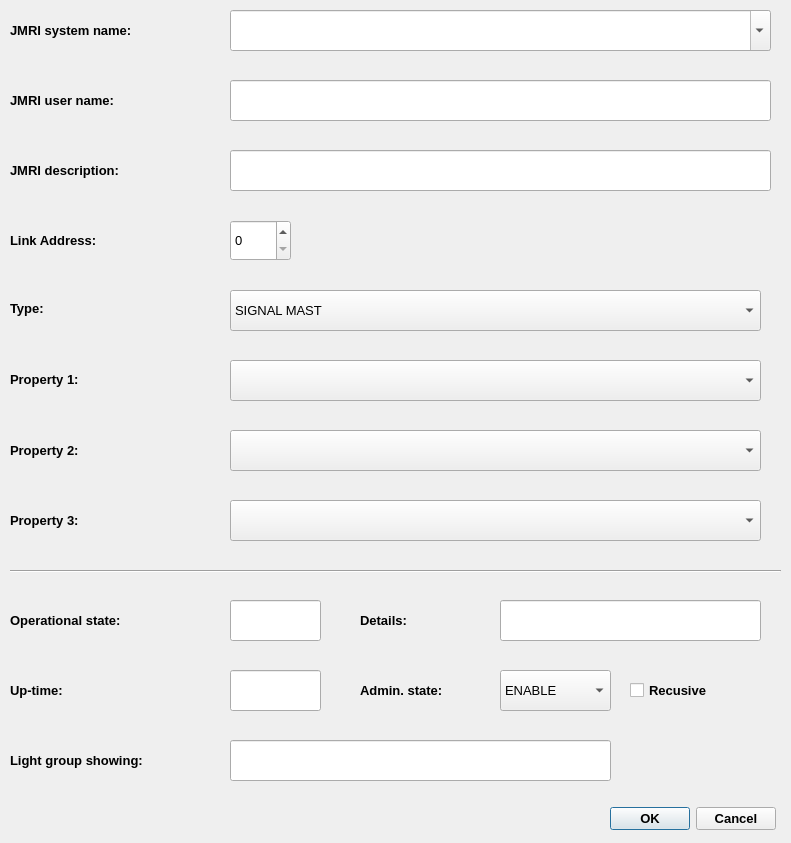
<?xml version="1.0" encoding="UTF-8"?>
<ui version="4.0">
 <class>lgDialog</class>
 <widget class="QDialog" name="lgDialog">
  <property name="geometry">
   <rect>
    <x>0</x>
    <y>0</y>
    <width>791</width>
    <height>843</height>
   </rect>
  </property>
  <property name="windowTitle">
   <string>Light group</string>
  </property>
  <property name="windowIcon">
   <iconset>
    <normaloff>../icons/traffic-light.png</normaloff>../icons/traffic-light.png</iconset>
  </property>
  <widget class="QComboBox" name="adminStateComboBox">
   <property name="geometry">
    <rect>
     <x>500</x>
     <y>670</y>
     <width>111</width>
     <height>41</height>
    </rect>
   </property>
   <property name="font">
    <font>
     <pointsize>10</pointsize>
    </font>
   </property>
   <property name="whatsThis">
    <string>&lt;html&gt;&lt;head/&gt;&lt;body&gt;&lt;p&gt;Ligh group administrative state [ENABLE | DISABLE]&lt;/p&gt;&lt;/body&gt;&lt;/html&gt;</string>
   </property>
   <item>
    <property name="text">
     <string>ENABLE</string>
    </property>
   </item>
   <item>
    <property name="text">
     <string>DISABLE</string>
    </property>
   </item>
  </widget>
  <widget class="QLabel" name="adminStateLabel">
   <property name="geometry">
    <rect>
     <x>360</x>
     <y>670</y>
     <width>141</width>
     <height>41</height>
    </rect>
   </property>
   <property name="font">
    <font>
     <pointsize>10</pointsize>
     <weight>75</weight>
     <bold>true</bold>
    </font>
   </property>
   <property name="whatsThis">
    <string>&lt;html&gt;&lt;head/&gt;&lt;body&gt;&lt;p&gt;Ligh group administrative state [ENABLE | DISABLE]&lt;/p&gt;&lt;/body&gt;&lt;/html&gt;</string>
   </property>
   <property name="text">
    <string>Admin. state:</string>
   </property>
   <property name="wordWrap">
    <bool>true</bool>
   </property>
  </widget>
  <widget class="QLabel" name="operationalStateLabel">
   <property name="geometry">
    <rect>
     <x>10</x>
     <y>600</y>
     <width>221</width>
     <height>41</height>
    </rect>
   </property>
   <property name="font">
    <font>
     <pointsize>10</pointsize>
     <weight>75</weight>
     <bold>true</bold>
    </font>
   </property>
   <property name="whatsThis">
    <string>&lt;html&gt;&lt;head/&gt;&lt;body&gt;&lt;p&gt;Light group operational state sumary [AVAIL | UNAVAIL]&lt;/p&gt;&lt;/body&gt;&lt;/html&gt;</string>
   </property>
   <property name="text">
    <string>Operational state:</string>
   </property>
   <property name="wordWrap">
    <bool>true</bool>
   </property>
  </widget>
  <widget class="QLineEdit" name="opStateSummaryLineEdit">
   <property name="geometry">
    <rect>
     <x>230</x>
     <y>600</y>
     <width>91</width>
     <height>41</height>
    </rect>
   </property>
   <property name="font">
    <font>
     <pointsize>10</pointsize>
    </font>
   </property>
   <property name="whatsThis">
    <string>&lt;html&gt;&lt;head/&gt;&lt;body&gt;&lt;p&gt;Light group operational state sumary [AVAIL | UNAVAIL]&lt;/p&gt;&lt;/body&gt;&lt;/html&gt;</string>
   </property>
   <property name="text">
    <string/>
   </property>
   <property name="readOnly">
    <bool>true</bool>
   </property>
  </widget>
  <widget class="QCheckBox" name="adminStateForceCheckBox">
   <property name="geometry">
    <rect>
     <x>630</x>
     <y>670</y>
     <width>141</width>
     <height>41</height>
    </rect>
   </property>
   <property name="font">
    <font>
     <pointsize>10</pointsize>
     <weight>75</weight>
     <bold>true</bold>
    </font>
   </property>
   <property name="whatsThis">
    <string>If you want to avoid manually “ENABLE” all parents, or “DISABLE” all children you may use the “recursive” version of “ENABLE”/”DISABLE” in which case the server does it for you.</string>
   </property>
   <property name="text">
    <string>Recusive</string>
   </property>
  </widget>
  <widget class="QLabel" name="upTimeLabel">
   <property name="geometry">
    <rect>
     <x>10</x>
     <y>670</y>
     <width>221</width>
     <height>41</height>
    </rect>
   </property>
   <property name="font">
    <font>
     <pointsize>10</pointsize>
     <weight>75</weight>
     <bold>true</bold>
    </font>
   </property>
   <property name="whatsThis">
    <string>&lt;html&gt;&lt;head/&gt;&lt;body&gt;&lt;p&gt;Light group uptime - time sinse satellite link became available&lt;/p&gt;&lt;/body&gt;&lt;/html&gt;</string>
   </property>
   <property name="text">
    <string>Up-time:</string>
   </property>
  </widget>
  <widget class="QLineEdit" name="upTimeLineEdit">
   <property name="geometry">
    <rect>
     <x>230</x>
     <y>670</y>
     <width>91</width>
     <height>41</height>
    </rect>
   </property>
   <property name="font">
    <font>
     <pointsize>10</pointsize>
    </font>
   </property>
   <property name="whatsThis">
    <string>&lt;html&gt;&lt;head/&gt;&lt;body&gt;&lt;p&gt;Light group uptime - time sinse satellite link became available&lt;/p&gt;&lt;/body&gt;&lt;/html&gt;</string>
   </property>
   <property name="text">
    <string/>
   </property>
   <property name="readOnly">
    <bool>true</bool>
   </property>
  </widget>
  <widget class="QDialogButtonBox" name="confirmButtonBox">
   <property name="geometry">
    <rect>
     <x>605</x>
     <y>803</y>
     <width>171</width>
     <height>31</height>
    </rect>
   </property>
   <property name="font">
    <font>
     <pointsize>10</pointsize>
     <weight>75</weight>
     <bold>true</bold>
    </font>
   </property>
   <property name="whatsThis">
    <string>&lt;html&gt;&lt;head/&gt;&lt;body&gt;&lt;p&gt;Accept and deploy configuration changes / or reject them&lt;/p&gt;&lt;/body&gt;&lt;/html&gt;</string>
   </property>
   <property name="standardButtons">
    <set>QDialogButtonBox::Cancel|QDialogButtonBox::Ok</set>
   </property>
  </widget>
  <widget class="QLabel" name="operationalDetailStateLabel">
   <property name="geometry">
    <rect>
     <x>360</x>
     <y>600</y>
     <width>91</width>
     <height>41</height>
    </rect>
   </property>
   <property name="font">
    <font>
     <pointsize>10</pointsize>
     <weight>75</weight>
     <bold>true</bold>
    </font>
   </property>
   <property name="whatsThis">
    <string>&lt;html&gt;&lt;head/&gt;&lt;body&gt;&lt;p&gt;Light group detailed operational state [INIT | DISABLE | CBL | ERRSEC | FAIL]&lt;/p&gt;&lt;/body&gt;&lt;/html&gt;</string>
   </property>
   <property name="text">
    <string>Details:</string>
   </property>
  </widget>
  <widget class="QLineEdit" name="opStateDetailLineEdit">
   <property name="geometry">
    <rect>
     <x>500</x>
     <y>600</y>
     <width>261</width>
     <height>41</height>
    </rect>
   </property>
   <property name="font">
    <font>
     <pointsize>10</pointsize>
    </font>
   </property>
   <property name="whatsThis">
    <string>&lt;html&gt;&lt;head/&gt;&lt;body&gt;&lt;p&gt;Light group detailed operational state [INIT | DISABLE | CBL | ERRSEC | FAIL]&lt;/p&gt;&lt;/body&gt;&lt;/html&gt;</string>
   </property>
   <property name="text">
    <string/>
   </property>
   <property name="readOnly">
    <bool>true</bool>
   </property>
  </widget>
  <widget class="QLabel" name="addressLabel">
   <property name="geometry">
    <rect>
     <x>10</x>
     <y>220</y>
     <width>151</width>
     <height>41</height>
    </rect>
   </property>
   <property name="font">
    <font>
     <pointsize>10</pointsize>
     <weight>75</weight>
     <bold>true</bold>
    </font>
   </property>
   <property name="whatsThis">
    <string>&lt;html&gt;&lt;head/&gt;&lt;body&gt;&lt;p&gt;Light group link address&lt;/p&gt;&lt;/body&gt;&lt;/html&gt;</string>
   </property>
   <property name="text">
    <string>Link Address:</string>
   </property>
  </widget>
  <widget class="QLabel" name="typeLabel">
   <property name="geometry">
    <rect>
     <x>10</x>
     <y>288</y>
     <width>221</width>
     <height>41</height>
    </rect>
   </property>
   <property name="font">
    <font>
     <pointsize>10</pointsize>
     <weight>75</weight>
     <bold>true</bold>
    </font>
   </property>
   <property name="whatsThis">
    <string>&lt;html&gt;&lt;head/&gt;&lt;body&gt;&lt;p&gt;Light group type&lt;/p&gt;&lt;/body&gt;&lt;/html&gt;</string>
   </property>
   <property name="text">
    <string>Type:</string>
   </property>
   <property name="wordWrap">
    <bool>true</bool>
   </property>
  </widget>
  <widget class="QLabel" name="systemNameLabel">
   <property name="geometry">
    <rect>
     <x>10</x>
     <y>10</y>
     <width>221</width>
     <height>41</height>
    </rect>
   </property>
   <property name="font">
    <font>
     <pointsize>10</pointsize>
     <weight>75</weight>
     <bold>true</bold>
    </font>
   </property>
   <property name="whatsThis">
    <string>&lt;html&gt;&lt;head/&gt;&lt;body&gt;&lt;p&gt;&lt;span style=&quot; font-family:'Aptos,sans-serif';&quot;&gt;This is an immutable system identifier that needs to be in the form: IF$vsm:&amp;lt;signal system type&amp;gt;:&amp;lt;signal mast type&amp;gt;($&amp;lt;nnnn&amp;gt;), where &amp;lt;nnnn&amp;gt; must be an unique 4 digit number.&lt;/span&gt;&lt;/p&gt;&lt;/body&gt;&lt;/html&gt;</string>
   </property>
   <property name="text">
    <string>JMRI system name:</string>
   </property>
   <property name="wordWrap">
    <bool>true</bool>
   </property>
  </widget>
  <widget class="QLabel" name="userNameLabel">
   <property name="geometry">
    <rect>
     <x>10</x>
     <y>80</y>
     <width>221</width>
     <height>41</height>
    </rect>
   </property>
   <property name="font">
    <font>
     <pointsize>10</pointsize>
     <weight>75</weight>
     <bold>true</bold>
    </font>
   </property>
   <property name="whatsThis">
    <string>&lt;html&gt;&lt;head/&gt;&lt;body&gt;&lt;p&gt;Light group user name&lt;/p&gt;&lt;/body&gt;&lt;/html&gt;</string>
   </property>
   <property name="text">
    <string>JMRI user name:</string>
   </property>
   <property name="wordWrap">
    <bool>true</bool>
   </property>
  </widget>
  <widget class="QLineEdit" name="JMRIUserNameLineEdit">
   <property name="geometry">
    <rect>
     <x>230</x>
     <y>80</y>
     <width>541</width>
     <height>41</height>
    </rect>
   </property>
   <property name="font">
    <font>
     <pointsize>10</pointsize>
    </font>
   </property>
   <property name="whatsThis">
    <string>&lt;html&gt;&lt;head/&gt;&lt;body&gt;&lt;p&gt;Light group user name&lt;/p&gt;&lt;/body&gt;&lt;/html&gt;</string>
   </property>
   <property name="text">
    <string/>
   </property>
   <property name="readOnly">
    <bool>false</bool>
   </property>
  </widget>
  <widget class="QLineEdit" name="lgShowingLineEdit">
   <property name="geometry">
    <rect>
     <x>230</x>
     <y>740</y>
     <width>381</width>
     <height>41</height>
    </rect>
   </property>
   <property name="font">
    <font>
     <pointsize>10</pointsize>
    </font>
   </property>
   <property name="whatsThis">
    <string>&lt;html&gt;&lt;head/&gt;&lt;body&gt;&lt;p&gt;Ligh group aspect showed&lt;/p&gt;&lt;/body&gt;&lt;/html&gt;</string>
   </property>
   <property name="text">
    <string/>
   </property>
   <property name="readOnly">
    <bool>true</bool>
   </property>
  </widget>
  <widget class="QLabel" name="showingLabel">
   <property name="geometry">
    <rect>
     <x>10</x>
     <y>740</y>
     <width>221</width>
     <height>41</height>
    </rect>
   </property>
   <property name="font">
    <font>
     <pointsize>10</pointsize>
     <weight>75</weight>
     <bold>true</bold>
    </font>
   </property>
   <property name="whatsThis">
    <string>&lt;html&gt;&lt;head/&gt;&lt;body&gt;&lt;p&gt;Ligh group aspect veing showed&lt;/p&gt;&lt;/body&gt;&lt;/html&gt;</string>
   </property>
   <property name="text">
    <string>Light group showing:</string>
   </property>
  </widget>
  <widget class="QLabel" name="descriptionLabel">
   <property name="geometry">
    <rect>
     <x>10</x>
     <y>150</y>
     <width>221</width>
     <height>41</height>
    </rect>
   </property>
   <property name="font">
    <font>
     <pointsize>10</pointsize>
     <weight>75</weight>
     <bold>true</bold>
    </font>
   </property>
   <property name="whatsThis">
    <string>&lt;html&gt;&lt;head/&gt;&lt;body&gt;&lt;p&gt;Light group description&lt;/p&gt;&lt;/body&gt;&lt;/html&gt;</string>
   </property>
   <property name="text">
    <string>JMRI description:</string>
   </property>
   <property name="wordWrap">
    <bool>true</bool>
   </property>
  </widget>
  <widget class="QLineEdit" name="JMRIDescriptionLineEdit">
   <property name="geometry">
    <rect>
     <x>230</x>
     <y>150</y>
     <width>541</width>
     <height>41</height>
    </rect>
   </property>
   <property name="font">
    <font>
     <pointsize>10</pointsize>
    </font>
   </property>
   <property name="whatsThis">
    <string>&lt;html&gt;&lt;head/&gt;&lt;body&gt;&lt;p&gt;Light group description&lt;/p&gt;&lt;/body&gt;&lt;/html&gt;</string>
   </property>
   <property name="text">
    <string/>
   </property>
   <property name="readOnly">
    <bool>false</bool>
   </property>
  </widget>
  <widget class="QComboBox" name="lgTypeComboBox">
   <property name="geometry">
    <rect>
     <x>230</x>
     <y>290</y>
     <width>531</width>
     <height>41</height>
    </rect>
   </property>
   <property name="font">
    <font>
     <pointsize>10</pointsize>
    </font>
   </property>
   <property name="whatsThis">
    <string>&lt;html&gt;&lt;head/&gt;&lt;body&gt;&lt;p&gt;Light group type&lt;/p&gt;&lt;/body&gt;&lt;/html&gt;</string>
   </property>
   <item>
    <property name="text">
     <string>SIGNAL MAST</string>
    </property>
   </item>
  </widget>
  <widget class="QLabel" name="lgProperty1Label">
   <property name="geometry">
    <rect>
     <x>10</x>
     <y>359</y>
     <width>221</width>
     <height>41</height>
    </rect>
   </property>
   <property name="font">
    <font>
     <pointsize>10</pointsize>
     <weight>75</weight>
     <bold>true</bold>
    </font>
   </property>
   <property name="whatsThis">
    <string>&lt;html&gt;&lt;head/&gt;&lt;body&gt;&lt;p&gt;Light group property 1&lt;/p&gt;&lt;/body&gt;&lt;/html&gt;</string>
   </property>
   <property name="text">
    <string>Property 1:</string>
   </property>
   <property name="wordWrap">
    <bool>true</bool>
   </property>
  </widget>
  <widget class="QComboBox" name="lgProp1Box">
   <property name="geometry">
    <rect>
     <x>230</x>
     <y>360</y>
     <width>531</width>
     <height>41</height>
    </rect>
   </property>
   <property name="font">
    <font>
     <pointsize>10</pointsize>
    </font>
   </property>
   <property name="whatsThis">
    <string>&lt;html&gt;&lt;head/&gt;&lt;body&gt;&lt;p&gt;Light group property 1&lt;/p&gt;&lt;/body&gt;&lt;/html&gt;</string>
   </property>
  </widget>
  <widget class="QLabel" name="lgProperty2Label">
   <property name="geometry">
    <rect>
     <x>10</x>
     <y>430</y>
     <width>221</width>
     <height>41</height>
    </rect>
   </property>
   <property name="font">
    <font>
     <pointsize>10</pointsize>
     <weight>75</weight>
     <bold>true</bold>
    </font>
   </property>
   <property name="whatsThis">
    <string>&lt;html&gt;&lt;head/&gt;&lt;body&gt;&lt;p&gt;Light group property 2&lt;/p&gt;&lt;/body&gt;&lt;/html&gt;</string>
   </property>
   <property name="text">
    <string>Property 2:</string>
   </property>
   <property name="wordWrap">
    <bool>true</bool>
   </property>
  </widget>
  <widget class="QComboBox" name="lgProp2Box">
   <property name="geometry">
    <rect>
     <x>230</x>
     <y>430</y>
     <width>531</width>
     <height>41</height>
    </rect>
   </property>
   <property name="font">
    <font>
     <pointsize>10</pointsize>
    </font>
   </property>
   <property name="whatsThis">
    <string>&lt;html&gt;&lt;head/&gt;&lt;body&gt;&lt;p&gt;Light group property 2&lt;/p&gt;&lt;/body&gt;&lt;/html&gt;</string>
   </property>
  </widget>
  <widget class="QLabel" name="lgProperty3Label">
   <property name="geometry">
    <rect>
     <x>10</x>
     <y>500</y>
     <width>221</width>
     <height>41</height>
    </rect>
   </property>
   <property name="font">
    <font>
     <pointsize>10</pointsize>
     <weight>75</weight>
     <bold>true</bold>
    </font>
   </property>
   <property name="whatsThis">
    <string>&lt;html&gt;&lt;head/&gt;&lt;body&gt;&lt;p&gt;Light group property 3&lt;/p&gt;&lt;/body&gt;&lt;/html&gt;</string>
   </property>
   <property name="text">
    <string>Property 3:</string>
   </property>
   <property name="wordWrap">
    <bool>true</bool>
   </property>
  </widget>
  <widget class="QComboBox" name="lgProp3Box">
   <property name="geometry">
    <rect>
     <x>230</x>
     <y>500</y>
     <width>531</width>
     <height>41</height>
    </rect>
   </property>
   <property name="font">
    <font>
     <pointsize>10</pointsize>
    </font>
   </property>
   <property name="whatsThis">
    <string>&lt;html&gt;&lt;head/&gt;&lt;body&gt;&lt;p&gt;Light group property 3&lt;/p&gt;&lt;/body&gt;&lt;/html&gt;</string>
   </property>
  </widget>
  <widget class="Line" name="line">
   <property name="geometry">
    <rect>
     <x>10</x>
     <y>546</y>
     <width>771</width>
     <height>51</height>
    </rect>
   </property>
   <property name="orientation">
    <enum>Qt::Horizontal</enum>
   </property>
  </widget>
  <widget class="QSpinBox" name="lgLinkAddressSpinBox">
   <property name="geometry">
    <rect>
     <x>230</x>
     <y>220</y>
     <width>61</width>
     <height>41</height>
    </rect>
   </property>
   <property name="font">
    <font>
     <pointsize>10</pointsize>
    </font>
   </property>
   <property name="whatsThis">
    <string>&lt;html&gt;&lt;head/&gt;&lt;body&gt;&lt;p&gt;Light group link address&lt;/p&gt;&lt;/body&gt;&lt;/html&gt;</string>
   </property>
  </widget>
  <widget class="QComboBox" name="JMRISystemNameComboBox">
   <property name="geometry">
    <rect>
     <x>230</x>
     <y>10</y>
     <width>541</width>
     <height>41</height>
    </rect>
   </property>
   <property name="font">
    <font>
     <pointsize>10</pointsize>
    </font>
   </property>
   <property name="acceptDrops">
    <bool>true</bool>
   </property>
   <property name="whatsThis">
    <string>&lt;html&gt;&lt;head/&gt;&lt;body&gt;&lt;p&gt;&lt;span style=&quot; font-family:'Aptos,sans-serif';&quot;&gt;This is an immutable system identifier that needs to be in the form: IF$vsm:&amp;lt;signal system type&amp;gt;:&amp;lt;signal mast type&amp;gt;($&amp;lt;nnnn&amp;gt;), where &amp;lt;nnnn&amp;gt; must be an unique 4 digit number.&lt;/span&gt;&lt;/p&gt;&lt;/body&gt;&lt;/html&gt;</string>
   </property>
   <property name="editable">
    <bool>true</bool>
   </property>
  </widget>
 </widget>
 <resources/>
 <connections/>
</ui>
